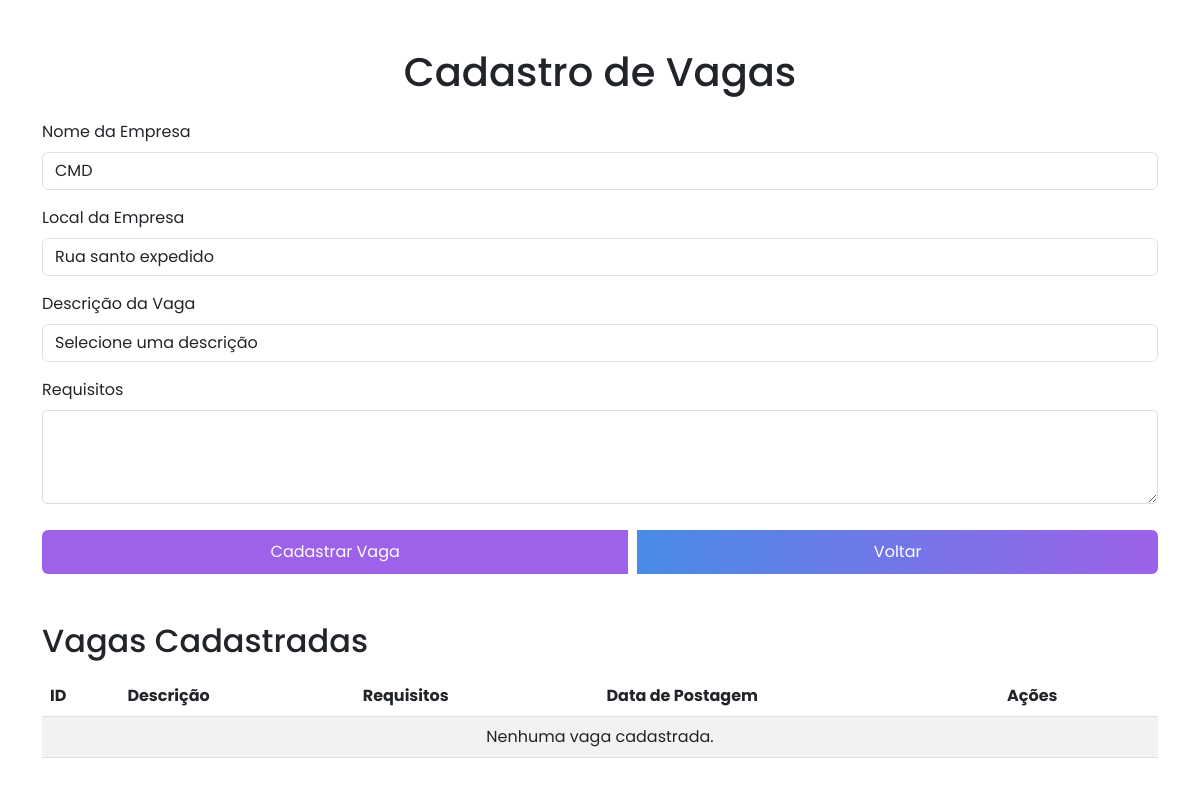
Before: /login/cadastrar_vaga.php (signed in) with the older database file.
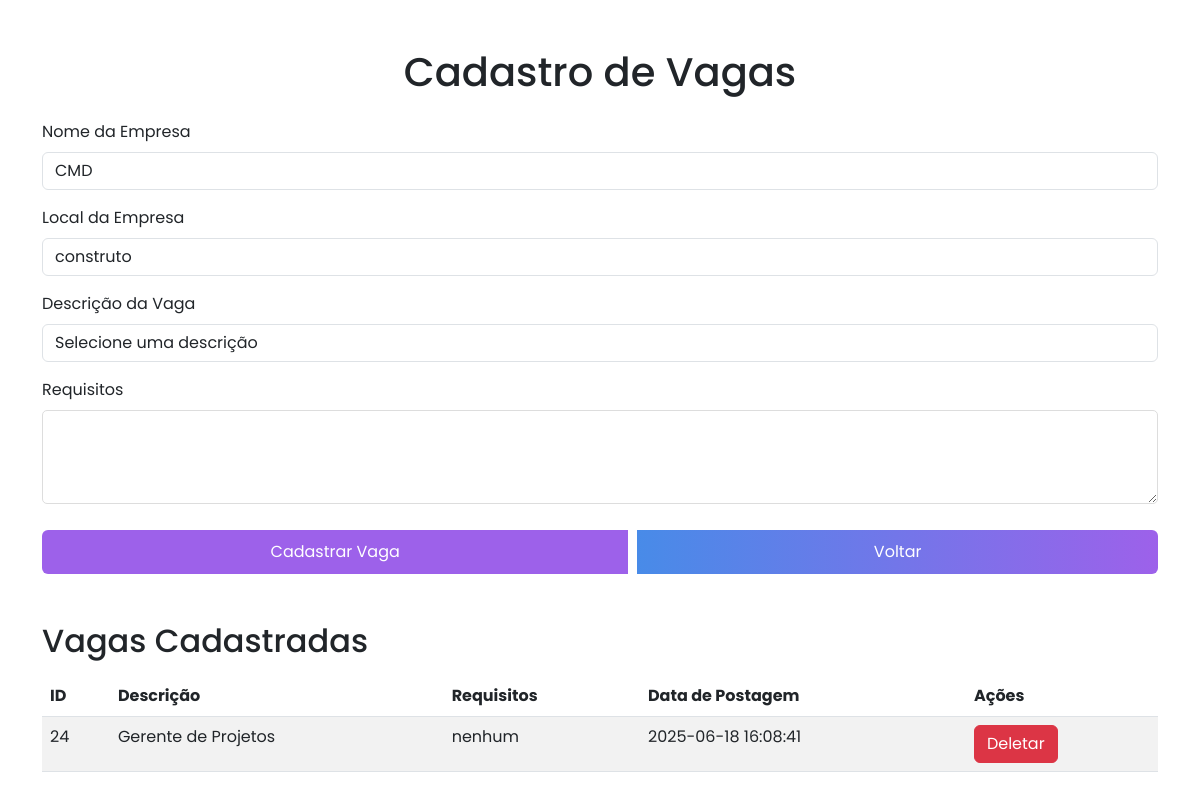
After: the same page with the newer database file.
### tables this page shows
CREATE TABLE `vagas` (
  `id` int(11) NOT NULL,
  `empresa_id` int(11) NOT NULL,
  `descricao` text NOT NULL,
  `requisitos` text DEFAULT NULL,
  `data_postagem` timestamp NOT NULL DEFAULT current_timestamp()
);

### login/cadastrar_vaga.php (the view, shortened to what this page needs)
<?php
require_once("../conexao.php");
if (isset($_SESSION['usuario'])) {
    $empresa_nome = isset($_SESSION['usuario']['nome_empresa']) ? $_SESSION['usuario']['nome_empresa'] : 'Nome não disponível';
    $empresa_local = isset($_SESSION['usuario']['endereco_empresa']) ? $_SESSION['usuario']['endereco_empresa'] : 'Endereço não disponível';
    $empresa_id = isset($_SESSION['usuario']['id']) ? $_SESSION['usuario']['id'] : null;
} else {
    header("Location: /projeto_rh/login/login.php");
    exit;
}
$sql = "SELECT * FROM vagas WHERE empresa_id = :empresa_id ORDER BY data_postagem DESC";
$stmt = $pdo->prepare($sql);
$stmt->bindParam(':empresa_id', $empresa_id, PDO::PARAM_INT);
$stmt->execute();
$vagas = $stmt->fetchAll(PDO::FETCH_ASSOC);
?>
<!DOCTYPE html>
<html lang="pt-br">
<head>
    <link rel="stylesheet" href="https://cdn.jsdelivr.net/npm/bootstrap@5.3.0/dist/css/bootstrap.min.css">
</head>
<body>
    <div class="container mt-5">
        <h1 class="text-center">Cadastro de Vagas</h1>
        <form action="" method="POST" class="my-4">
            <div class="mb-3">
                <label for="nome_empresa" class="form-label">Nome da Empresa</label>
                <input type="text" class="form-control" id="nome_empresa" name="nome_empresa" value="<?php echo $empresa_nome; ?>" readonly>
            </div>
            <div class="mb-3">
                <label for="local_empresa" class="form-label">Local da Empresa</label>
                <input type="text" class="form-control" id="local_empresa" name="local_empresa" value="<?php echo $empresa_local; ?>" readonly>
            </div>
            <div class="mb-3">
                <label for="descricao" class="form-label">Descrição da Vaga</label>
                <select class="form-control" id="descricao" name="descricao" required>
                    <option value="">Selecione uma descrição</option>
                </select>
            </div>
            <div class="mb-3">
                <label for="requisitos" class="form-label">Requisitos</label>
                <textarea class="form-control" id="requisitos" name="requisitos" rows="3" oninput="updateWords()"></textarea>
            </div>
            <div class="btn-group">
                <button type="submit" class="btn btn-primary">Cadastrar Vaga</button>
                <a href="/projeto_rh/empresa/pagina-empresa log.php" class="btn btn-secondary btn-back">Voltar</a>
            </div>
        </form>
        <h2 class="mt-5">Vagas Cadastradas</h2>
        <table class="table table-striped mt-3">
            <thead>
                <tr>
                    <th>ID</th>
                    <th>Descrição</th>
                    <th>Requisitos</th>
                    <th>Data de Postagem</th>
                    <th>Ações</th>
                </tr>
            </thead>
            <tbody>
                <?php
                if ($vagas) {
                    foreach ($vagas as $vaga) {
                        echo "<tr>
                                <td>{$vaga['id']}</td>
                                <td>{$vaga['descricao']}</td>
                                <td>{$vaga['requisitos']}</td>
                                <td>{$vaga['data_postagem']}</td>
                                <td>
                                    <a href=\"?delete_id={$vaga['id']}\" class=\"btn btn-danger\">Deletar</a>
                                </td>
                              </tr>";
                    }
                } else {
                    echo "<tr><td colspan='5' class='text-center'>Nenhuma vaga cadastrada.</td></tr>";
                }
                ?>
            </tbody>
        </table>
    </div>
</body>
</html>

Changed rows visible on the page:
added vagas: id "24", descricao "Gerente de Projetos", requisitos "nenhum", data_postagem "2025-06-18 16:08:41"
Other visible differences:
form field local_empresa: "Rua santo expedido" → "construto"
text no longer shown: "Nenhuma vaga cadastrada."
